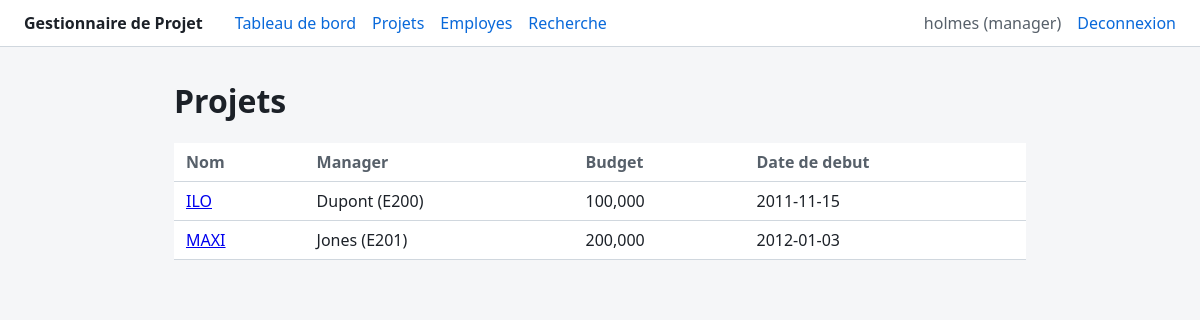
Page /projects (signed in) on the committed database.
### tables this page shows
CREATE TABLE Utilisateur (
    idUtilisateur  INTEGER PRIMARY KEY AUTOINCREMENT,
    username       TEXT NOT NULL UNIQUE,
    motDePasseHash TEXT NOT NULL,
    idEmp          TEXT NOT NULL REFERENCES Employe(idEmp)
);

CREATE TABLE Projet (
    nomProj   TEXT PRIMARY KEY,
    mgrProj   TEXT NOT NULL REFERENCES Employe(idEmp),
    budget    INTEGER NOT NULL,
    dateDebut TEXT NOT NULL
);

CREATE TABLE Employe (
    idEmp   TEXT PRIMARY KEY,
    nomEmp  TEXT NOT NULL,
    salEmp  INTEGER NOT NULL,
    deptEmp TEXT NOT NULL REFERENCES Departement(deptEmp)
);

### app.py (the view)
    @app.route("/projects")
    @login_required
    def projects():
        conn = db.get_db()
        rows = conn.execute(
            """
            SELECT p.nomProj, p.budget, p.dateDebut, m.nomEmp AS mgrNom, m.idEmp AS mgrId
            FROM Projet p JOIN Employe m ON m.idEmp = p.mgrProj
            ORDER BY p.nomProj
            """
        ).fetchall()
        return render_template("projects.html", projects=rows)

### app.py (called while the page is built)
def create_app():
    app = Flask(__name__, instance_relative_config=True)
    app.config.from_mapping(
        SECRET_KEY=os.environ.get("FLASK_SECRET_KEY", "dev-secret-change-me"),
        DATABASE=str(BASE_DIR / "instance" / "gestion_projet.db"),
        ENABLE_VULN_DEMO=os.environ.get("ENABLE_VULN_DEMO") == "1",
    )
    Path(app.instance_path).mkdir(exist_ok=True)
    db.init_app(app)
    @app.before_request
    def load_logged_in_user():
        g.user = charger_utilisateur(session.get("user_id"))
    @app.context_processor
    def inject_vuln_flag():
        return {"vuln_demo_enabled": app.config["ENABLE_VULN_DEMO"]}
    register_routes(app)
    if app.config["ENABLE_VULN_DEMO"]:
        from demo_vulnerable import bp as vuln_bp
        app.register_blueprint(vuln_bp)
    return app

def role_de(conn, id_emp):
    row = conn.execute(
        """
        SELECT EXISTS(SELECT 1 FROM Projet      WHERE mgrProj = :id)
            OR EXISTS(SELECT 1 FROM Departement WHERE mgrEmp  = :id) AS est_manager
        """,
        {"id": id_emp},
    ).fetchone()
    return "manager" if row["est_manager"] else "employe"

def charger_utilisateur(user_id):
    if user_id is None:
        return None
    conn = db.get_db()
    row = conn.execute(
        """
        SELECT u.idUtilisateur, u.username, u.idEmp, e.nomEmp
        FROM Utilisateur u JOIN Employe e ON e.idEmp = u.idEmp
        WHERE u.idUtilisateur = ?
        """,
        (user_id,),
    ).fetchone()
    if row is None:
        session.clear()
        return None
    return {
        "id": row["idUtilisateur"],
        "username": row["username"],
        "idEmp": row["idEmp"],
        "nomEmp": row["nomEmp"],
        "role": role_de(conn, row["idEmp"]),
    }

def login_required(view):
    @wraps(view)
    def wrapped(*args, **kwargs):
        if g.user is None:
            return redirect(url_for("login"))
        return view(*args, **kwargs)
    return wrapped

### db.py (called while the page is built)
def get_db():
    if "db" not in g:
        g.db = sqlite3.connect(current_app.config["DATABASE"])
        g.db.row_factory = sqlite3.Row
        g.db.execute("PRAGMA foreign_keys = ON")
    return g.db

### templates/projects.html (shortened to what this page needs)
{% extends "base.html" %}
{% block content %}
  <h1>Projets</h1>
  <table>
    <thead>
      <tr><th>Nom</th><th>Manager</th><th>Budget</th><th>Date de debut</th></tr>
    </thead>
    <tbody>
      {% for p in projects %}
        <tr>
          <td><a href="{{ url_for('project_detail', nom_proj=p.nomProj) }}">{{ p.nomProj }}</a></td>
          <td>{{ p.mgrNom }} ({{ p.mgrId }})</td>
          <td>{{ "{:,}".format(p.budget) }}</td>
          <td>{{ p.dateDebut }}</td>
        </tr>
      {% endfor %}
    </tbody>
  </table>
{% endblock %}

### templates/base.html (shortened to what this page needs)
<!doctype html>
<html lang="fr">
<head>
  <link rel="stylesheet" href="{{ url_for('static', filename='style.css') }}">
</head>
<body>
  <header>
    <nav>
      <a class="brand" href="{{ url_for('index') }}">Gestionnaire de Projet</a>
      {% if g.user %}
        <a href="{{ url_for('dashboard') }}">Tableau de bord</a>
        <a href="{{ url_for('projects') }}">Projets</a>
        {% if g.user.role == 'manager' %}
          <a href="{{ url_for('employees') }}">Employes</a>
        {% endif %}
        <a href="{{ url_for('recherche') }}">Recherche</a>
        <span class="user-info">{{ g.user.username }} ({{ g.user.role }})</span>
        <a href="{{ url_for('logout') }}">Deconnexion</a>
      {% else %}
        <a href="{{ url_for('login') }}">Connexion</a>
      {% endif %}
    </nav>
  </header>
  <main>
    {% block content %}{% endblock %}
  </main>
</body>
</html>

### static/style.css (style rules this page uses)
:root { color-scheme: light; --bg: #f5f6f8; --fg: #1c2128; --muted: #57606a; --border: #d0d7de; --accent: #0969da; --danger-bg: #ffebe9; --danger-border: #cf222e; --danger-fg: #82071e; }
* { box-sizing: border-box; }
body { margin: 0; font-family: system-ui, -apple-system, "Segoe UI", sans-serif; background: var(--bg); color: var(--fg); }
header { background: #fff; border-bottom: 1px solid var(--border); }
nav { display: flex; align-items: center; gap: 1rem; padding: 0.75rem 1.5rem; flex-wrap: wrap; }
nav .brand { font-weight: 700; margin-right: 1rem; text-decoration: none; color: var(--fg); }
nav a { color: var(--accent); text-decoration: none; }
nav .user-info { margin-left: auto; color: var(--muted); }
main { max-width: 900px; margin: 2rem auto; padding: 0 1.5rem; }
h1 { margin-top: 0; }
table { width: 100%; border-collapse: collapse; background: #fff; }
th, td { text-align: left; padding: 0.5rem 0.75rem; border-bottom: 1px solid var(--border); }
th { color: var(--muted); font-weight: 600; }

### rows in the picture
Utilisateur: user.username "holmes"
Projet: nomProj "ILO", mgrNom "Dupont", mgrId "E200", budget "100,000", dateDebut "2011-11-15"
Projet: nomProj "MAXI", mgrNom "Jones", mgrId "E201", budget "200,000", dateDebut "2012-01-03"

### other values in the picture
{{ g.user.role }} "manager"
